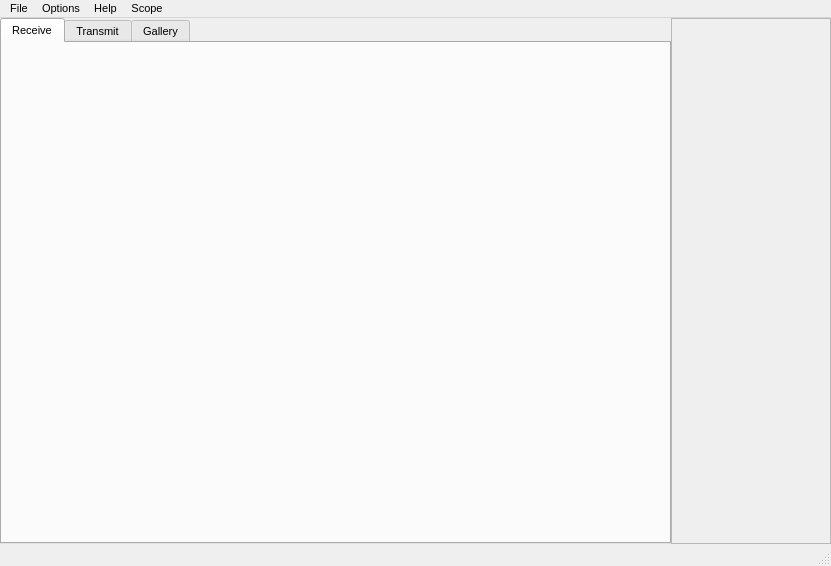
<?xml version="1.0" encoding="UTF-8"?>
<ui version="4.0">
 <class>MainWindow</class>
 <widget class="QMainWindow" name="MainWindow">
  <property name="geometry">
   <rect>
    <x>0</x>
    <y>0</y>
    <width>831</width>
    <height>566</height>
   </rect>
  </property>
  <property name="font">
   <font>
    <pointsize>8</pointsize>
    <weight>50</weight>
    <italic>false</italic>
    <bold>false</bold>
   </font>
  </property>
  <property name="windowTitle">
   <string>MainWindow</string>
  </property>
  <property name="tabShape">
   <enum>QTabWidget::Rounded</enum>
  </property>
  <widget class="QWidget" name="centralwidget">
   <layout class="QHBoxLayout" name="horizontalLayout">
    <property name="spacing">
     <number>0</number>
    </property>
    <property name="leftMargin">
     <number>0</number>
    </property>
    <property name="topMargin">
     <number>0</number>
    </property>
    <property name="rightMargin">
     <number>0</number>
    </property>
    <property name="bottomMargin">
     <number>0</number>
    </property>
    <item>
     <widget class="QTabWidget" name="maintabWidget">
      <property name="font">
       <font>
        <weight>50</weight>
        <italic>false</italic>
        <bold>false</bold>
       </font>
      </property>
      <property name="tabShape">
       <enum>QTabWidget::Rounded</enum>
      </property>
      <property name="currentIndex">
       <number>0</number>
      </property>
      <widget class="QWidget" name="rxTab">
       <property name="font">
        <font>
         <weight>50</weight>
         <bold>false</bold>
        </font>
       </property>
       <attribute name="title">
        <string>Receive</string>
       </attribute>
       <layout class="QVBoxLayout" name="verticalLayout_2">
        <property name="spacing">
         <number>1</number>
        </property>
        <property name="leftMargin">
         <number>1</number>
        </property>
        <property name="topMargin">
         <number>1</number>
        </property>
        <property name="rightMargin">
         <number>1</number>
        </property>
        <property name="bottomMargin">
         <number>1</number>
        </property>
        <item>
         <widget class="rxWidget" name="rxWindow" native="true"/>
        </item>
       </layout>
      </widget>
      <widget class="QWidget" name="txTab">
       <attribute name="title">
        <string>Transmit</string>
       </attribute>
       <layout class="QVBoxLayout" name="verticalLayout_3">
        <property name="spacing">
         <number>1</number>
        </property>
        <property name="leftMargin">
         <number>1</number>
        </property>
        <property name="topMargin">
         <number>1</number>
        </property>
        <property name="rightMargin">
         <number>1</number>
        </property>
        <property name="bottomMargin">
         <number>1</number>
        </property>
        <item>
         <widget class="txWidget" name="txWindow" native="true"/>
        </item>
       </layout>
      </widget>
      <widget class="QWidget" name="galleryTab">
       <attribute name="title">
        <string>Gallery</string>
       </attribute>
       <layout class="QVBoxLayout" name="verticalLayout_4">
        <property name="spacing">
         <number>1</number>
        </property>
        <property name="leftMargin">
         <number>1</number>
        </property>
        <property name="topMargin">
         <number>1</number>
        </property>
        <property name="rightMargin">
         <number>1</number>
        </property>
        <property name="bottomMargin">
         <number>1</number>
        </property>
        <item>
         <widget class="galleryWidget" name="galleryWindow" native="true"/>
        </item>
       </layout>
      </widget>
     </widget>
    </item>
    <item>
     <widget class="spectrumWidget" name="spectrumFrame">
      <property name="sizePolicy">
       <sizepolicy hsizetype="Fixed" vsizetype="Preferred">
        <horstretch>0</horstretch>
        <verstretch>0</verstretch>
       </sizepolicy>
      </property>
      <property name="minimumSize">
       <size>
        <width>160</width>
        <height>0</height>
       </size>
      </property>
      <property name="maximumSize">
       <size>
        <width>180</width>
        <height>16777215</height>
       </size>
      </property>
      <property name="frameShape">
       <enum>QFrame::StyledPanel</enum>
      </property>
      <property name="frameShadow">
       <enum>QFrame::Raised</enum>
      </property>
     </widget>
    </item>
   </layout>
  </widget>
  <widget class="QMenuBar" name="menubar">
   <property name="geometry">
    <rect>
     <x>0</x>
     <y>0</y>
     <width>831</width>
     <height>18</height>
    </rect>
   </property>
   <property name="font">
    <font>
     <weight>50</weight>
     <bold>false</bold>
    </font>
   </property>
   <widget class="QMenu" name="menuFile">
    <property name="title">
     <string>File</string>
    </property>
    <addaction name="actionSaveWaterfallImage"/>
    <addaction name="separator"/>
    <addaction name="actionExit"/>
    <addaction name="actionTxTestPattern"/>
   </widget>
   <widget class="QMenu" name="menuOptions">
    <property name="title">
     <string>Options</string>
    </property>
    <addaction name="actionConfigure"/>
    <addaction name="actionCalibrate"/>
    <addaction name="separator"/>
    <addaction name="actionLogSettings"/>
    <addaction name="actionResetLog"/>
    <addaction name="actionDumpSamplesPerLine"/>
   </widget>
   <widget class="QMenu" name="menuHelp">
    <property name="title">
     <string>Help</string>
    </property>
    <addaction name="actionAboutQSSTV"/>
    <addaction name="actionAboutQt"/>
    <addaction name="actionUsersGuide"/>
   </widget>
   <widget class="QMenu" name="menuScope">
    <property name="title">
     <string>Scope</string>
    </property>
    <addaction name="actionShowDataScope"/>
    <addaction name="actionShowSyncScopeNarrow"/>
    <addaction name="actionShowSyncScopeWide"/>
    <addaction name="actionScopeOffset"/>
    <addaction name="actionClearScope"/>
   </widget>
   <addaction name="menuFile"/>
   <addaction name="menuOptions"/>
   <addaction name="menuHelp"/>
   <addaction name="menuScope"/>
  </widget>
  <widget class="QStatusBar" name="statusBar">
   <property name="minimumSize">
    <size>
     <width>0</width>
     <height>0</height>
    </size>
   </property>
   <property name="maximumSize">
    <size>
     <width>16777215</width>
     <height>16777215</height>
    </size>
   </property>
  </widget>
  <action name="actionExit">
   <property name="text">
    <string>Exit</string>
   </property>
  </action>
  <action name="actionConfigure">
   <property name="text">
    <string>Configuration</string>
   </property>
  </action>
  <action name="actionDumpSamplesPerLine">
   <property name="text">
    <string>Dump Samples Per Line</string>
   </property>
  </action>
  <action name="actionCalibrate">
   <property name="text">
    <string>Calibrate</string>
   </property>
  </action>
  <action name="actionShowDataScope">
   <property name="text">
    <string>Show Data Scope</string>
   </property>
  </action>
  <action name="actionLogSettings">
   <property name="text">
    <string>Log Settings</string>
   </property>
  </action>
  <action name="actionResetLog">
   <property name="text">
    <string>Reset Log</string>
   </property>
  </action>
  <action name="actionAboutQSSTV">
   <property name="text">
    <string>About QSSTV</string>
   </property>
  </action>
  <action name="actionAboutQt">
   <property name="text">
    <string>About Qt</string>
   </property>
  </action>
  <action name="actionUsersGuide">
   <property name="text">
    <string>Users Guide</string>
   </property>
  </action>
  <action name="actionShowSyncScopeNarrow">
   <property name="text">
    <string>Show Sync Scope Narrow</string>
   </property>
  </action>
  <action name="actionScopeOffset">
   <property name="text">
    <string>Scope Offset</string>
   </property>
  </action>
  <action name="actionShowSyncScopeWide">
   <property name="text">
    <string>Show Sync Scope Wide</string>
   </property>
  </action>
  <action name="actionTxTestPattern">
   <property name="text">
    <string>TX Test Pattern</string>
   </property>
  </action>
  <action name="actionClearScope">
   <property name="text">
    <string>Clear</string>
   </property>
  </action>
  <action name="actionFullScreen">
   <property name="enabled">
    <bool>true</bool>
   </property>
   <property name="text">
    <string>&amp;Full Screen</string>
   </property>
   <property name="shortcutContext">
    <enum>Qt::WidgetShortcut</enum>
   </property>
   <property name="autoRepeat">
    <bool>false</bool>
   </property>
  </action>
  <action name="actionSaveWaterfallImage">
   <property name="text">
    <string>Save Waterfall Image</string>
   </property>
  </action>
 </widget>
 <customwidgets>
  <customwidget>
   <class>rxWidget</class>
   <extends>QWidget</extends>
   <header>rxwidget.h</header>
   <container>1</container>
  </customwidget>
  <customwidget>
   <class>txWidget</class>
   <extends>QWidget</extends>
   <header>txwidget.h</header>
   <container>1</container>
  </customwidget>
  <customwidget>
   <class>galleryWidget</class>
   <extends>QWidget</extends>
   <header>gallerywidget.h</header>
   <container>1</container>
  </customwidget>
  <customwidget>
   <class>spectrumWidget</class>
   <extends>QFrame</extends>
   <header>spectrumwidget.h</header>
   <container>1</container>
  </customwidget>
 </customwidgets>
 <resources/>
 <connections/>
</ui>
